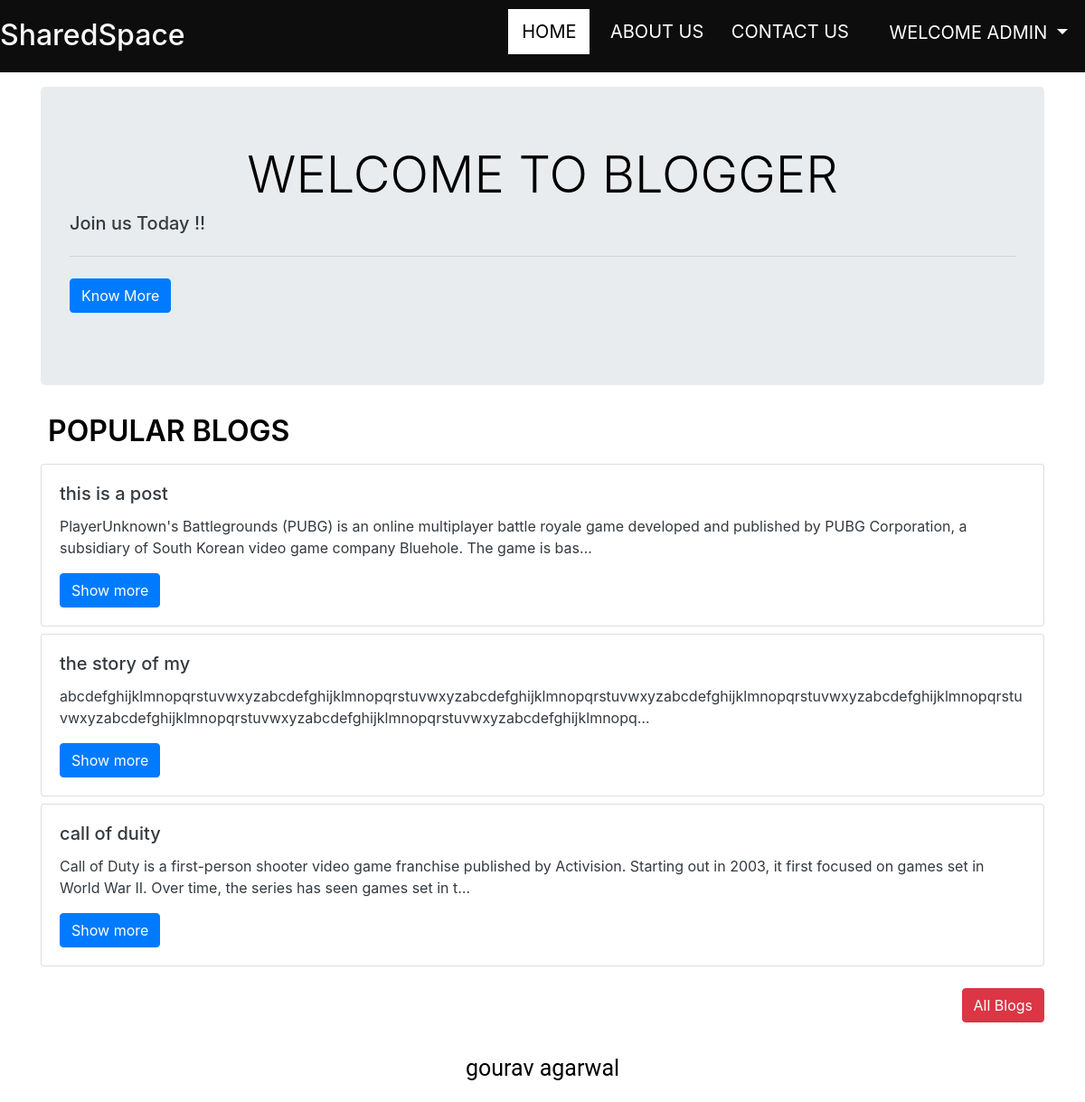
Screenshot of /home/ (signed in) with the database file from the repository.
### myweb1/models.py (models this page shows, shortened)
class post(models.Model):
    slno=models.BigAutoField(primary_key=True)
    title=models.CharField(max_length=100)
    content=RichTextField(blank=True,null=True)
    user=models.ForeignKey(User,on_delete=models.CASCADE,null=True)
    author=models.CharField(max_length=50)
    postslug=models.CharField(max_length=200)
    timestamp=models.DateTimeField(blank=True)

### myweb1/views.py (the view)
# urls.py: 2. Add a URL to urlpatterns:  path('', views.home, name='home')
def home(request):
    postcontent=post.objects.all()[:3]
    context ={"posts":postcontent}
    return render(request, "home.html",context)

### templates/home.html (shortened to what this page needs)
{% extends "index.html" %}
{% load static %}
{% block homeactive %}class="active"{% endblock homeactive %}
{% block body %}
<div class="container my-3">
    <div class="jumbotron ">
        <h1 class="display-4">Welcome to Blogger</h1>
        <p class="text-dark h5">Join us Today !!
        </p>
        <hr class="my-4">
        <p class="text-dark ">
          <a class="btn btn-primary " href="#" role="button">Know More</a>
        </p>
      </div>
    </div>
    <div class="container">
      <a href="/allblogs/"><h1 class="text-left ml-2">Popular Blogs</h1></a>
    </div>
    {% for post in posts %}
    <div class="container my-2">
        <div class="card w-100">
            <div class="card-body ">
              <h5 class="card-title text-dark">{{post.title}}</h5>
              <p class="card-text text-dark">{{post.content | truncatechars:200}}</p>
              <a href="/allblogs/{{post.postslug}}" class="btn btn-primary">Show more</a>
            </div>
          </div>
    </div>
    {% endfor %}
    <div class="container text-right">
    <a href="/allblogs/" class="btn btn-danger my-3 ml-3 ">All Blogs</a>
  </div>
{% endblock body %}

### templates/index.html (shortened to what this page needs)
<!DOCTYPE html>
<html lang="en">
  <head>
{% load static %}
<link rel="stylesheet" href="https://cdnjs.cloudflare.com/ajax/libs/font-awesome/4.7.0/css/font-awesome.min.css">
<link href="//maxcdn.bootstrapcdn.com/bootstrap/4.0.0/css/bootstrap.min.css" rel="stylesheet" id="bootstrap-css">
    <link rel="stylesheet "  href= "{% static 'style.css' %}">
  </head>
  <body>
<header>
<div id="nav-bar" >
<ul>
<a href="/home"><li {% block homeactive %}{% endblock homeactive %}>HOME</li></a>
<a href="/aboutus/"><li {% block aboutactive %}{% endblock aboutactive %}>ABOUT US</li></a>
<a href="/contact/"><li {% block contactusactive %}{% endblock contactusactive %}>CONTACT US</li></a>
{%  if request.user.is_anonymous %}
<a href="/first/"><li {% block loginactive %}{% endblock loginactive %}>LOGIN</li></a>
<a href="/signup/"><li {% block signupactive %}{% endblock signupactive %} >SIGNUP</li></a>
{% else %}
<li class="welcome pl-0 pr-0 "></li><button class=" buttonc btn btn-none dropdown-toggle btn-lg pt-1" type="button" id="dropdownMenuButton" data-toggle="dropdown" aria-haspopup="true" aria-expanded="false">
 WELCOME {{request.user.username| upper }}
</button>
{% endif %}
</ul>
</div>
</header>
{% block body %}
{% endblock body %}
<footer class="my-3">gourav agarwal</footer>
  </body>
</html>

### myweb1/static/style.css (style rules this page uses)
body { width:100%; background-color:white !important; background-position:center; background-size:cover; color:black; max-width:100%; }
#nav-bar { height: 80px; width: 100%; background-color: #0d0d0d; }
#nav-bar ul { padding:0px 2px; float:right; margin-top:5px; color:white; }
ul li { color:white; cursor:pointer; margin:5px; padding:10px 8px; font-size:20px; list-style:none; display:inline-block; }
.buttonc { background-color: transparent !important; color: white !important; margin: 0px !important; }
.active { padding:10px 15px; background-color:white; color:black; }
a { color: #92badd; display:inline-block; text-decoration: none; font-weight: 400; }
h1 { text-align: center; font-size: 32px; font-weight: 600; text-transform: uppercase; color:black; }
footer { position:unset; bottom:0px; width:100%; height:40px; font-size:25px; background:white; color:black; text-align:center; margin-bottom:0px; padding:10px,0px; font-family:'Roboto'; }

### rows the page displays
post: title "this is a post", content "PlayerUnknown's Battlegrounds (PUBG) is an online multiplayer battle royale game developed and published by PUBG Corporation, a subsidiary of South Korean video game company Bluehole. The game is bas…"
post: title "the story of my", content "abcdefghijklmnopqrstuvwxyzabcdefghijklmnopqrstuvwxyzabcdefghijklmnopqrstuvwxyzabcdefghijklmnopqrstuvwxyzabcdefghijklmnopqrstuvwxyzabcdefghijklmnopqrstuvwxyzabcdefghijklmnopqrstuvwxyzabcdefghijklmnopq…"
post: title "call of duity", content "Call of Duty is a first-person shooter video game franchise published by Activision. Starting out in 2003, it first focused on games set in World War II. Over time, the series has seen games set in t…"

### other values shown
{{ request.user.username| upper }} "ADMIN"
